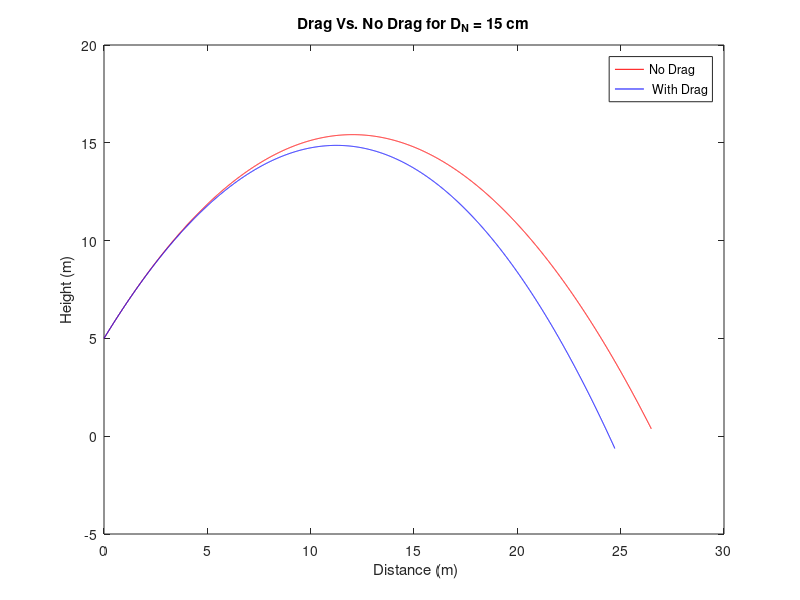

This figure's MATLAB source:
clc;
clear;
alpha= 60;
g=9.8; %m/s^2
DN= 0.15; % Meters
Rho_a= 1.225; %Density kg/m^3
Rho_f=810;
K= 0.2*DN^2*Rho_a;
Area= pi*(DN^2)/4;
%Start with initial Velocity
Vi=16.5; % m/s
Mdot=Area*Rho_f*Vi;
Vx(1)=Vi*cosd(alpha);
Vy(1)=Vi*sind(alpha);
tinc=0.001; %time increment
t=0:tinc:3.21; %.1 second increments
SZ=length(t); %Length Array
X=[0];
Y=[5];
M=1; %Kg Tracking the system fro one small kg
nu_p = 0.80; % effeciency of the pump

for countx=1:(SZ-1)     %%%%    Force      delta T
    Vx(countx+1)=Vx(countx)-(((K*Vx(countx).^2)*tinc)/M);
end

for county=1:(SZ-1)
     if Vy>0 %depending on the direction of forces of drag
        Vy(county+1)=Vy(county)-g*tinc-(((K*Vy(county).^2)*tinc)/M);
     else
         Vy(county+1)=Vy(county)-g*tinc+(((K*Vy(county).^2)*tinc)/M);   
     end
end



for incx=1:(SZ-1)
    X(incx+1)=X(incx)+tinc*Vx(incx);
end

for incy=1:(SZ-1)
    Y(incy+1)=Y(incy)+tinc*Vy(incy);
end

%Real Solution
RY= .5*-g*t.^2+Vi*sind(alpha)*t+5;
RX= Vi*cosd(alpha)*t;
plot(RX,RY,'r');
hold on
plot(X,Y,'b');
legend('No Drag',' With Drag');
title('Drag Vs. No Drag for D_N = 15 cm');
xlabel(' Distance (m)');
ylabel('Height (m)');




%% property calculations
W_p = (Mdot*g*15)/nu_p;
p_m = W_p/Mdot;

